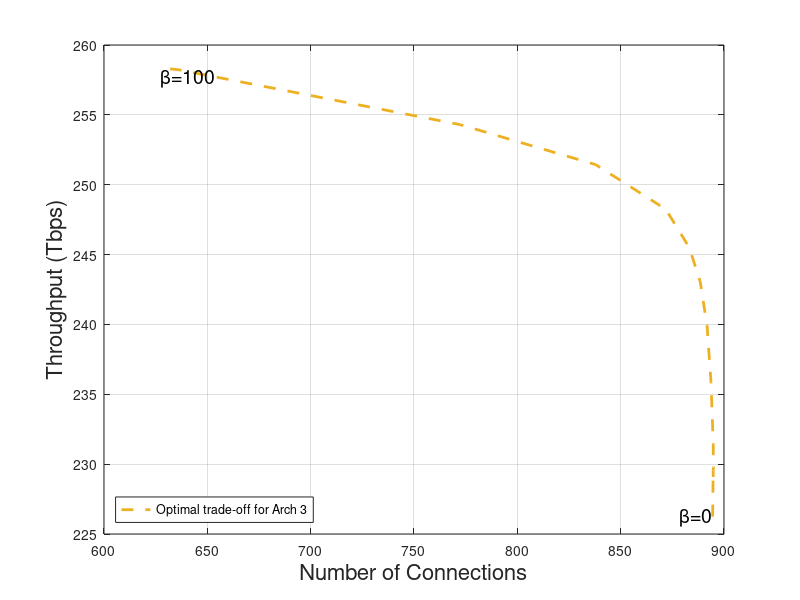

This chart was generated by the following MATLAB code: (Note: this script raises an error after producing the figure.)
clc;
close all;
clear;

load paretoArch2Old.mat
load paretoArch4Old.mat
load paretoArch5Old2.mat

figure1 = figure;
axes1 = axes('Parent', figure1);
box(axes1, 'on')
hold(axes1, 'on')
grid(axes1, 'on')
h(1) = plot(paretoArch5Old2(:,1),paretoArch5Old2(:,2), '--', ...
    'displayname', 'Optimal trade-off for Arch 3', 'linewidth', 2, 'color', [.93, .69, .13]);

text(paretoArch5Old2(1, 1),paretoArch5Old2(1, 2),'\beta=0', ...
    'fontsize', 14, 'horizontalalignment', 'right')
text(paretoArch5Old2(end, 1),paretoArch5Old2(end, 2),...
    '\beta=100', 'fontsize', 14,'horizontalalignment', 'left',...
    'verticalalignment', 'top')

xlabel('Number of Connections', 'fontsize', 16)
ylabel('Throughput (Tbps)', 'fontsize', 16)
h = legend(h(1), 'location', 'southwest');
h.FontSize = 12;
saveas(figure1, 'paretoArchitectures.jpg')
